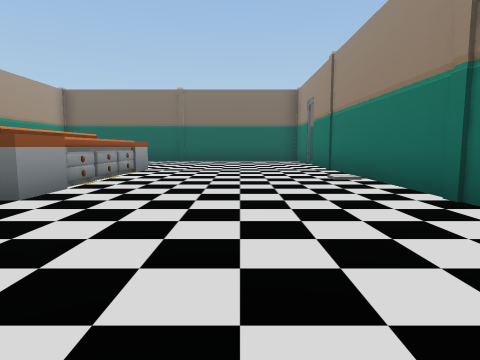
view 1 (above)

12 first-person views from a walk through a Unity game level. The camera is 1.2 m above the floor, tilts 6° down and sees 75° across. The floor is counted in squares, 2 m on a side. Each view is taken from the middle of a square. On the plan, view 1 faces up. The plan holds only what a view shows up to about 9 squares ahead; the rest is blank. The player character is not drawn. Door leaves are left out, so doorways stand open. Some surface patterns are stand-ins.

view 2
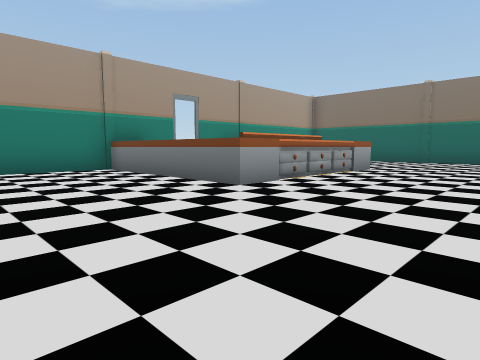

view 3
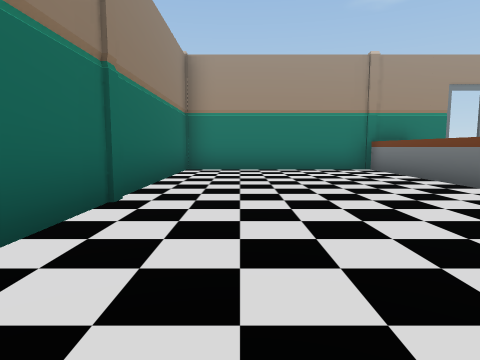

view 4
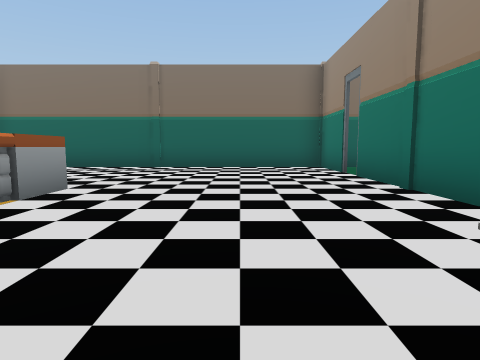

view 5
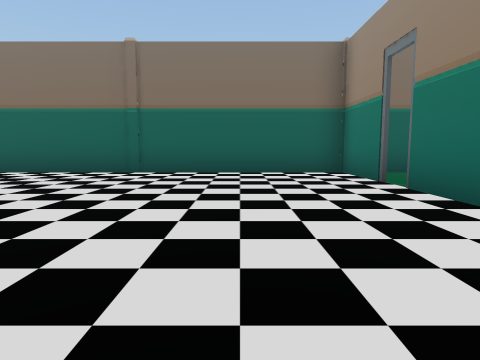

view 6
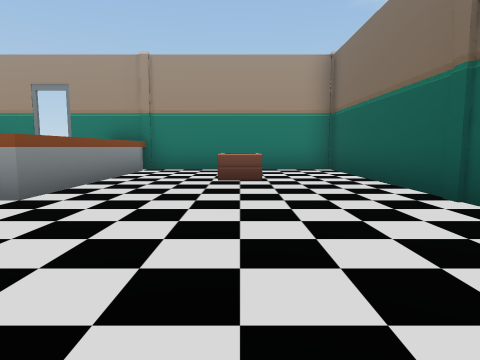

view 7
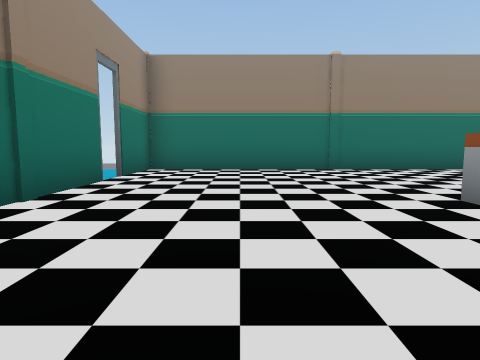

view 8
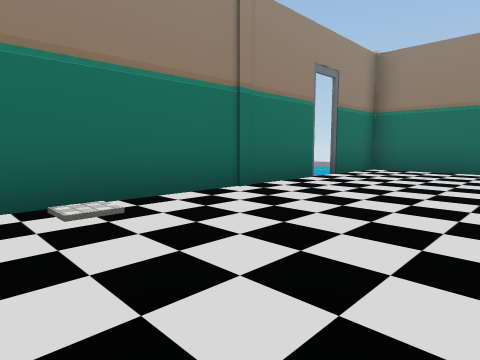

view 9
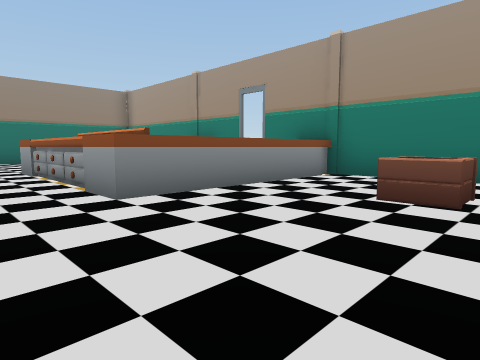

view 10
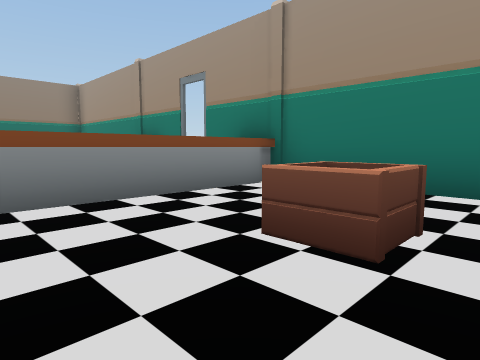

view 11
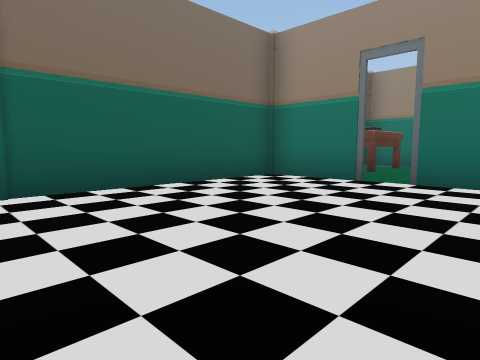

view 12
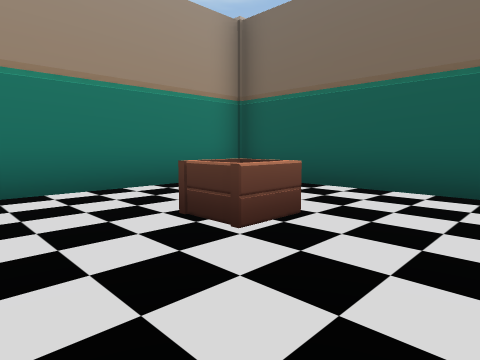

### Floor plan
Key: @ floor where view 1 was taken; # wall or solid block; . floor; D open door; ^ raised ledge; P pillar; O other object.
Columns run from 8 left of view 1 to 7 right of it. Each row starts with its distance up from view 1.
 14 P
 13 #####P####PP#OO
 12 #.........#..OO#
 11 #..O......DD..
 10 #.........#
  9 P.........P
  8 #^^^^^....#
  7      ^....#
  6      ^....#
  5      ^....#
  4 P^^^^^....P
  3 #.........##
  2 #.........#
  1 #.........DD
  0 #.......@.#.
 -1 #.........#.
 -2 P####P#####P

Where each view was taken, in squares from view 1:
view 1: 0 up, 0 right, facing up
view 2: 0 up, 1 right, facing up-left
view 3: 0 up, 1 right, facing left
view 4: 4 up, 0 right, facing up
view 5: 6 up, 0 right, facing up
view 6: 11 up, 1 right, facing left
view 7: 7 up, 0 right, facing down
view 8: 7 up, 1 left, facing down-right
view 9: 12 up, 1 left, facing down-left
view 10: 12 up, 3 left, facing down-left
view 11: 9 up, 3 left, facing up-right
view 12: 9 up, 3 left, facing up-left
